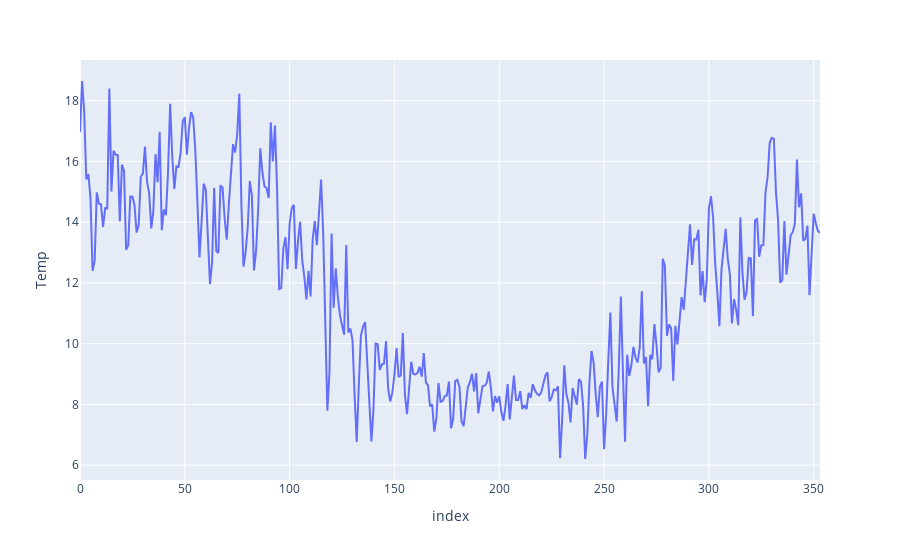

Source (notebook cell):
### Code cell
preds = pd.read_csv("../outputs/predictions/sequifier-default-best-100-predictions.csv")
preds = preds.reset_index()
print(preds.shape)
fig = px.line(preds, x="index", y="Temp", title='')
fig.show()

### Figure 1 — Plotly figure (JSON) as saved in the notebook; plotly's stock layout.template omitted (floating-point values rounded to 4 significant figures; data arrays with more than 128 entries replaced by an {"elided": "..."} marker saying what was removed)
{"data": [{"hovertemplate": "index=%{x}<br>Temp=%{y}<extra></extra>", "legendgroup": "", "line": {"color": "#636efa", "dash": "solid"}, "marker": {"symbol": "circle"}, "mode": "lines", "name": "", "orientation": "v", "showlegend": false, "type": "scatter", "x": {"elided": "354 int values"}, "xaxis": "x", "y": {"elided": "354 float values"}, "yaxis": "y"}], "layout": {"legend": {"tracegroupgap": 0}, "margin": {"t": 60}, "xaxis": {"anchor": "y", "domain": [0, 1], "title": {"text": "index"}}, "yaxis": {"anchor": "x", "domain": [0, 1], "title": {"text": "Temp"}}}}
